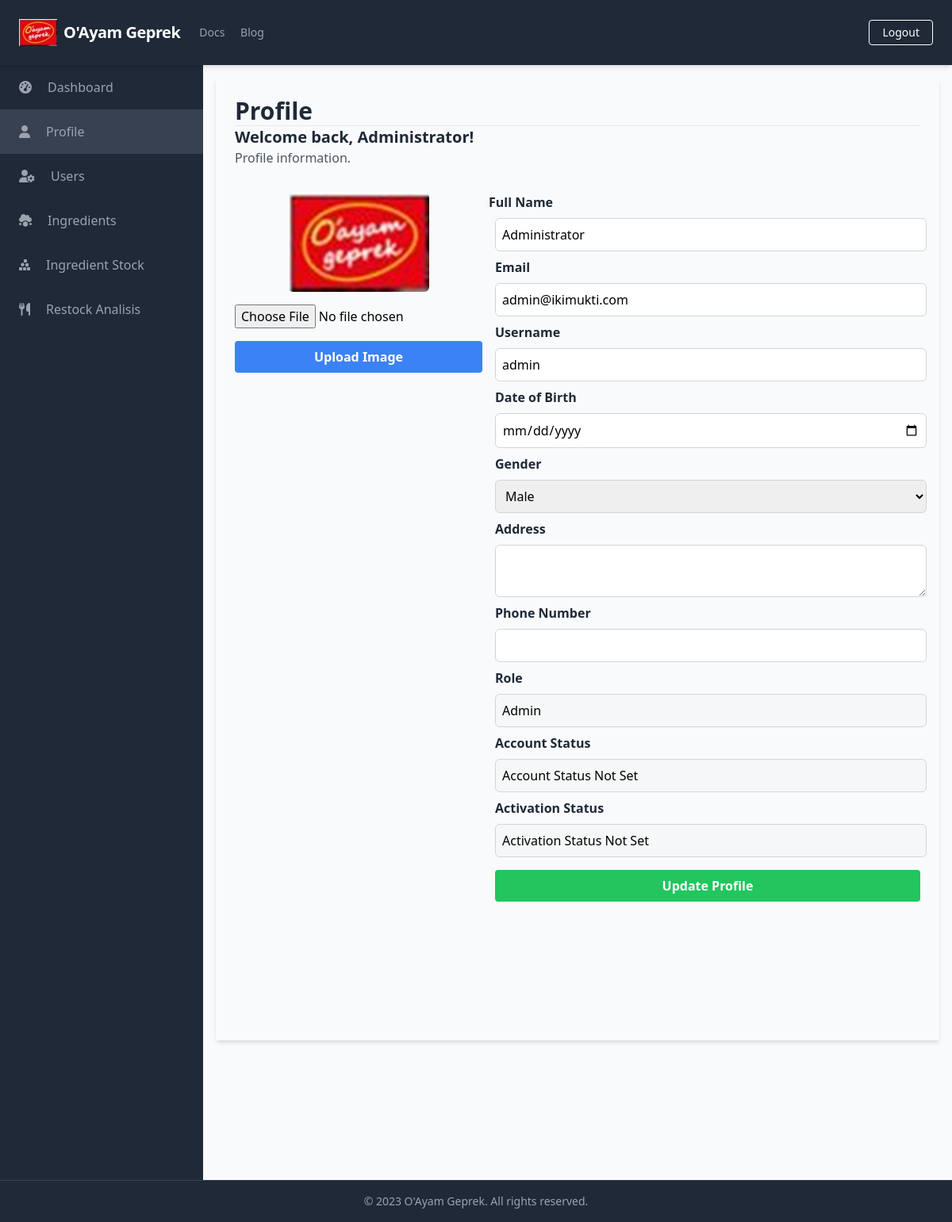
Page /profiles/profile.php (signed in) on the earlier database version.
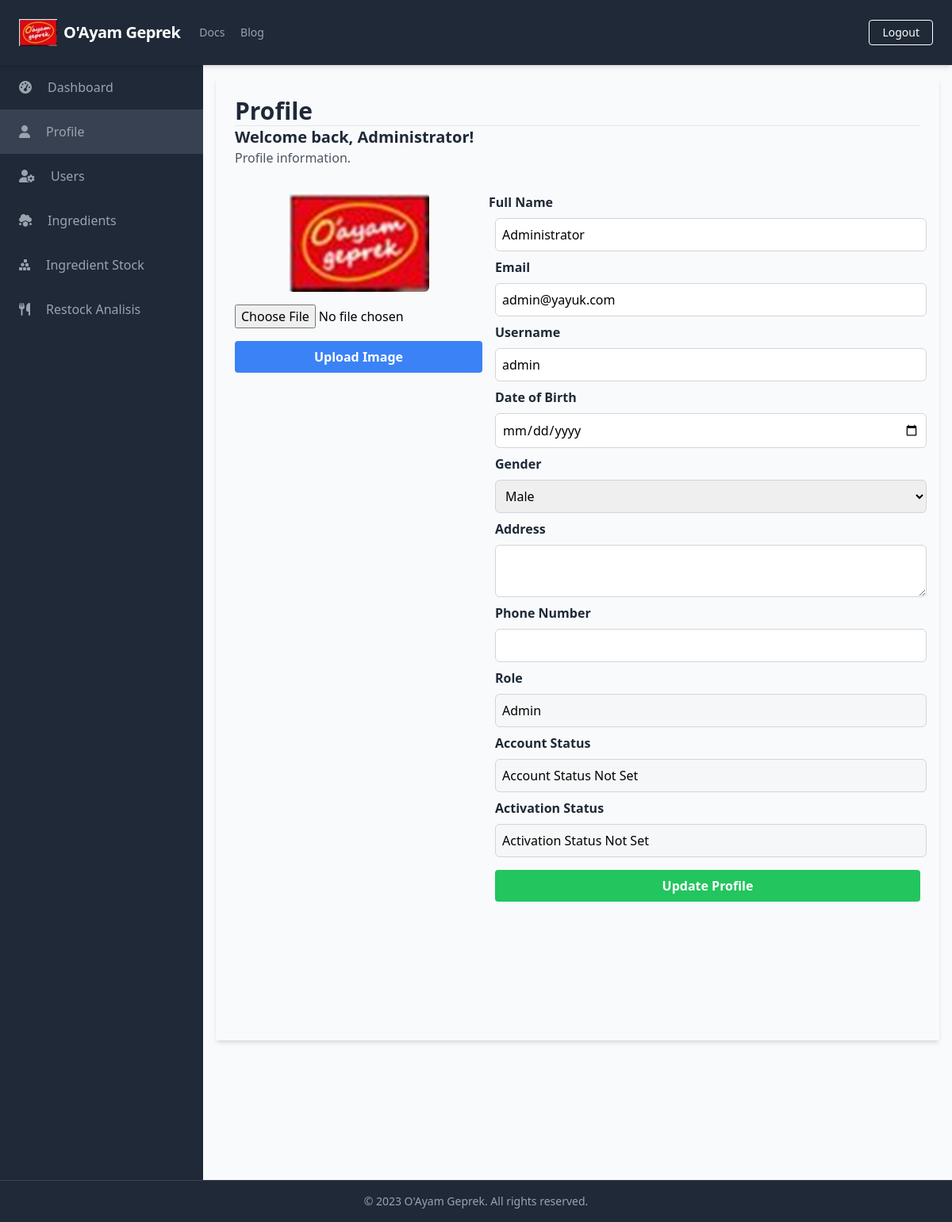
Same page on the later database version.
### tables this page shows
CREATE TABLE `Users` (
  `UserID` int(11) NOT NULL,
  `Username` varchar(50) NOT NULL,
  `Password` varchar(255) NOT NULL,
  `Email` varchar(100) NOT NULL,
  `FullName` varchar(100) DEFAULT NULL,
  `DateOfBirth` date DEFAULT NULL,
  `Gender` varchar(10) DEFAULT NULL,
  `Address` text DEFAULT NULL,
  `PhoneNumber` varchar(20) DEFAULT NULL,
  `RoleID` int(11) DEFAULT NULL,
  `AccountCreationDate` timestamp NOT NULL DEFAULT current_timestamp() ON UPDATE current_timestamp(),
  `LastLogin` datetime DEFAULT NULL,
  `AccountStatus` varchar(20) DEFAULT NULL,
  `ProfilePictureURL` varchar(255) DEFAULT NULL,
  `ActivationStatus` varchar(20) DEFAULT NULL
);

CREATE TABLE `Roles` (
  `RoleID` int(11) NOT NULL,
  `RoleName` varchar(50) NOT NULL
);

### public/profiles/profile.php (the view, shortened to what the changed rows need)
<?php
require_once('../../database/connection.php');
include_once('../components/header.php');
$user_id = $_SESSION['UserID'];
$select_query = "SELECT Users.*, Roles.RoleName FROM Users
                LEFT JOIN Roles ON Users.RoleID = Roles.RoleID
                WHERE Users.UserID = ?";
$select_stmt = $conn->prepare($select_query);
$select_stmt->bind_param('i', $user_id);
$select_stmt->execute();
$result = $select_stmt->get_result();
if ($result->num_rows === 1) {
    $user = $result->fetch_assoc();
} else {
}
?>
<div class="h-screen flex flex-col">
    <div class="flex-grow bg-gray-50 flex flex-row shadow-md">
        <main class=" bg-gray-50 flex flex-col flex-1 overflow-y-scroll h-screen flex-shrink-0 sc-hide pb-40">
            <div class="flex items-start justify-start p-6 shadow-md m-4 flex-1 flex-col">
                <h1 class="text-3xl text-gray-800 font-semibold border-b border-gray-200 w-full">Profile</h1>
                <h2 class="text-xl text-gray-800 font-semibold">Welcome back, <?php echo $_SESSION['FullName']; ?>!</h2>
                <div class="flex flex-row w-full space-x-2 space-y-2 mt-4 mb-4">
                    <form action="profile.php" method="POST" class="flex flex-col w-full space-x-2 mt-4 mb-4" id="profile-update-form">
                        <label for="fullname" class="block font-semibold text-gray-800 mt-2 mb-2">Full Name</label>
                        <input type="text" id="fullname" name="fullname" class="w-full rounded-md border-gray-300 focus-border-blue-500 focus-ring focus-ring-blue-500 focus-ring-opacity-50 focus-outline-none px-2 py-2 border" value="<?php echo $user['FullName']; ?>">
                        <label for="email" class="block font-semibold text-gray-800 mt-2 mb-2">Email</label>
                        <input type="email" id="email" name="email" class="w-full rounded-md border-gray-300 focus-border-blue-500 focus-ring focus-ring-blue-500 focus-ring-opacity-50 focus-outline-none px-2 py-2 border" value="<?php echo $user['Email']; ?>">
                        <label for="username" class="block font-semibold text-gray-800 mt-2 mb-2">Username</label>
                        <input type="text" id="username" name="username" class="w-full rounded-md border-gray-300 focus-border-blue-500 focus-ring focus-ring-blue-500 focus-ring-opacity-50 focus-outline-none px-2 py-2 border" value="<?php echo $user['Username']; ?>">
                        <label for="dob" class="block font-semibold text-gray-800 mt-2 mb-2">Date of Birth</label>
                        <input type="date" id="dob" name="dob" class="w-full rounded-md border-gray-300 focus-border-blue-500 focus-ring focus-ring-blue-500 focus-ring-opacity-50 focus-outline-none px-2 py-2 border" value="<?php echo $user['DateOfBirth']; ?>">
                        <label for="gender" class="block font-semibold text-gray-800 mt-2 mb-2">Gender</label>
                        <select id="gender" name="gender" class="w-full rounded-md border-gray-300 focus-border-blue-500 focus-ring focus-ring-blue-500 focus-ring-opacity-50 focus-outline-none px-2 py-2 border">
                            <option value="Male" <?php if ($user['Gender'] === 'Male') echo 'selected'; ?>>Male</option>
                        </select>
                        <label for="address" class="block font-semibold text-gray-800 mt-2 mb-2">Address</label>
                        <textarea id="address" name="address" class="w-full rounded-md border-gray-300 focus-border-blue-500 focus-ring focus-ring-blue-500 focus-ring-opacity-50 focus-outline-none px-2 py-2 border"><?php echo $user['Address']; ?></textarea>
                        <label for="phone" class="block font-semibold text-gray-800 mt-2 mb-2">Phone Number</label>
                        <input type="text" id="phone" name="phone" class="w-full rounded-md border-gray-300 focus-border-blue-500 focus-ring focus-ring-blue-500 focus-ring-opacity-50 focus-outline-none px-2 py-2 border" value="<?php echo $user['PhoneNumber']; ?>">
                        <label for="role" class="block font-semibold text-gray-800 mt-2 mb-2">Role</label>
                        <input type="text" id="role" name="role" class="w-full rounded-md border-gray-300 focus-border-blue-500 focus-ring focus-ring-blue-500 focus-ring-opacity-50 focus-outline-none px-2 py-2 border" value="<?php echo $user['RoleName']; ?>" disabled>
                        <label for="accountStatus" class="block font-semibold text-gray-800 mt-2 mb-2">Account Status</label>
                        <input type="text" id="accountStatus" name="accountStatus" class="w-full rounded-md border-gray-300 focus-border-blue-500 focus-ring focus-ring-blue-500 focus-ring-opacity-50 focus-outline-none px-2 py-2 border" value="<?php echo ($user['AccountStatus'] !== null) ? $user['AccountStatus'] : 'Account Status Not Set'; ?>" disabled>
                        <label for="activationStatus" class="block font-semibold text-gray-800 mt-2 mb-2">Activation Status</label>
                        <input type="text" id="activationStatus" name="activationStatus" class="w-full rounded-md border-gray-300 focus-border-blue-500 focus-ring focus-ring-blue-500 focus-ring-opacity-50 focus-outline-none px-2 py-2 border" value="<?php echo ($user['ActivationStatus'] !== null) ? $user['ActivationStatus'] : 'Activation Status Not Set'; ?>" disabled>
                        <button type="submit" class="bg-green-500 hover:bg-green-700 text-white font-bold py-2 px-4 rounded mt-4">
                            Update Profile
                        </button>
                    </form>
                </div>
            </div>
        </main>
    </div>
</div>
</body>
</html>

Differences in the rows shown:
changed users "Administrator": email "admin@ikimukti.com" → "admin@yayuk.com"; gender (not shown) → "Male"
Other differences:
form field gender: "Male" → (not shown)
